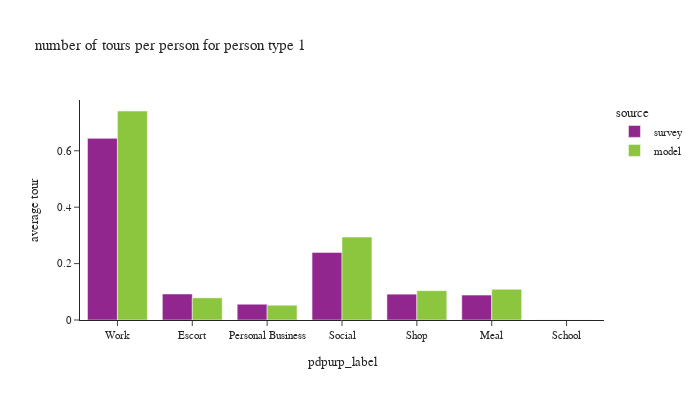

Notebook code cell kept with this figure:
### Code cell
plot_by_pptyp(df_tour, '1')

### Figure 1 — Plotly figure (JSON) as saved in the notebook; plotly's stock layout.template omitted (floating-point values rounded to 4 significant figures)
{"data": [{"alignmentgroup": "True", "hovertemplate": "source=survey<br>pdpurp_label=%{x}<br>average tour=%{y}<extra></extra>", "legendgroup": "survey", "marker": {"color": "#91268F", "pattern": {"shape": ""}}, "name": "survey", "offsetgroup": "survey", "orientation": "v", "showlegend": true, "textposition": "auto", "type": "bar", "x": ["Work", "Escort", "Personal Business", "Social", "Shop", "Meal", "School"], "xaxis": "x", "y": [0.6441, 0.09225, 0.05591, 0.2396, 0.09167, 0.08852, 0.000248], "yaxis": "y"}, {"alignmentgroup": "True", "hovertemplate": "source=model<br>pdpurp_label=%{x}<br>average tour=%{y}<extra></extra>", "legendgroup": "model", "marker": {"color": "#8CC63E", "pattern": {"shape": ""}}, "name": "model", "offsetgroup": "model", "orientation": "v", "showlegend": true, "textposition": "auto", "type": "bar", "x": ["Shop", "Work", "Social", "School", "Escort", "Meal", "Personal Business"], "xaxis": "x", "y": [0.104, 0.7411, 0.2939, 0.000287, 0.0786, 0.109, 0.0524], "yaxis": "y"}], "layout": {"barmode": "group", "font": {"size": 11}, "height": 400, "legend": {"title": {"text": "source"}, "tracegroupgap": 0}, "title": {"text": "number of tours per person for person type 1"}, "width": 700, "xaxis": {"anchor": "y", "domain": [0.0, 1.0], "title": {"text": "pdpurp_label"}}, "yaxis": {"anchor": "x", "domain": [0.0, 1.0], "tickformat": ".2", "title": {"text": "average tour"}}}}
